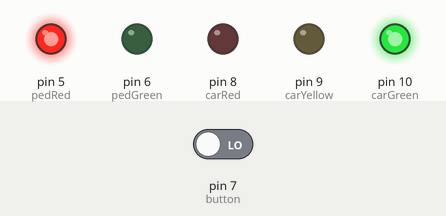
The sketch below on a simulated Arduino Uno, built with avr-gcc and run on an emulated ATmega328P. Parts: output pins drawn as LEDs (lit = HIGH). The inputs (shaded band) are chosen by the test bench; at power-on: pin 7 (button) LOW.

Above: at 4.2 s.
4.3 s: pin 7 (button) driven LOW
5.8 s: pin 7 (button) driven HIGH
At 6.1 s:
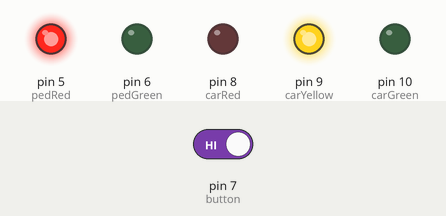
At 9.6 s:
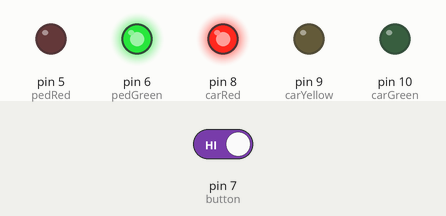
Timing chart, 0 to 16.3 s (numbered marks = the images above; inputs shaded):
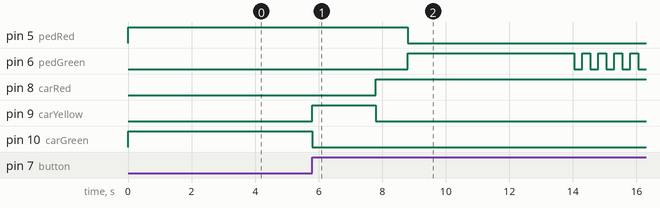

The sketch:

semaforo_interativo.ino
```cpp
/* semaforo_pedestre.ino
  __  _       _      ___   ___  _  _    __
 / / | | __ _| |__  ( _ ) / _ \| || |   \ \
/ /  | |/ _` | '_ \ / _ \| | | | || |_   \ \
\ \  | | (_| | |_) | (_) | |_| |__   _|  / /
 \_\ |_|\__,_|_.__/ \___/ \___/   |_|   /_/
*/

void changeLights();

const int carRed = 8;
const int carYellow = 9;
const int carGreen = 10;
const int pedRed = 5;
const int pedGreen = 6;
const int button = 7;
const int crossTime = 5000;

unsigned long changeTime;

void setup()
{
	pinMode(carRed, OUTPUT);
	pinMode(carYellow, OUTPUT);
	pinMode(carGreen, OUTPUT);
	pinMode(pedRed, OUTPUT);
	pinMode(pedGreen, OUTPUT);
	pinMode(button, INPUT);
	digitalWrite(carGreen, HIGH);
	digitalWrite(pedRed, HIGH);
}

void loop()
{
	int state = digitalRead(button);
	if (state == HIGH && (millis() - changeTime) > 5000)
	{
		changeLights();
	}
}

void changeLights()
{
	digitalWrite(carGreen, LOW);
	digitalWrite(carYellow, HIGH);
	delay(2000);

	digitalWrite(carYellow, LOW);
	digitalWrite(carRed, HIGH);
	delay(1000);

	digitalWrite(pedRed, LOW);
	digitalWrite(pedGreen, HIGH);
	delay(crossTime);

	for(int i=0; i<10; i++){
	    digitalWrite(pedGreen, HIGH);
	    delay(250);
	    digitalWrite(pedGreen, LOW);
	    delay(250);
	}

	digitalWrite(pedRed, HIGH);
	delay(500);

	digitalWrite(carYellow, HIGH);
	digitalWrite(carRed, LOW);
	delay(1000);
	digitalWrite(carGreen, HIGH);
	digitalWrite(carYellow, LOW);

	changeTime = millis();
}
```

Measured:
- after the input at 4.3 s, every drawn part: stays the same
- after the input at 5.8 s, pin 5 (pedRed): HIGH → LOW after 3.0 s; pin 6 (pedGreen): LOW → HIGH after 3.0 s, then repeats every 0.50 s: LOW 0.25 s, HIGH 0.25 s; pin 8 (carRed): LOW → HIGH after 2.0 s; pin 9 (carYellow): LOW → HIGH at once, → LOW 2.0 s later; pin 10 (carGreen): HIGH → LOW at once
